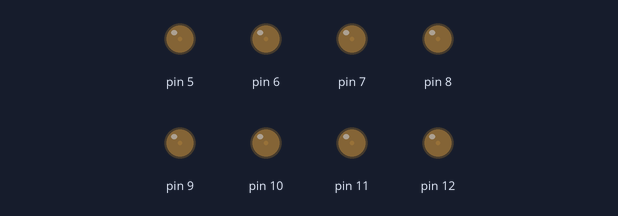
This sketch was run on a simulated Arduino Uno, built with avr-gcc and run on an emulated ATmega328P. On the bench: output pins drawn as LEDs (lit = HIGH).

Above: at 0.05 s.
At 0.9 s:
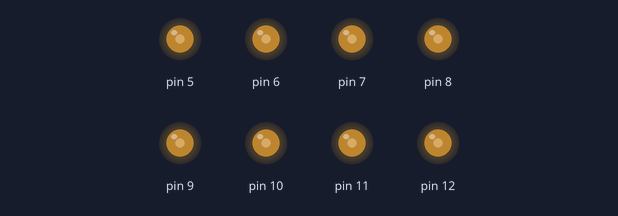
At 1.35 s:
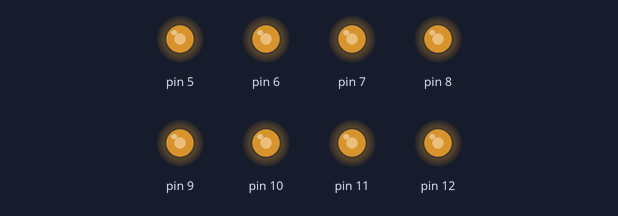
At 1.8 s:
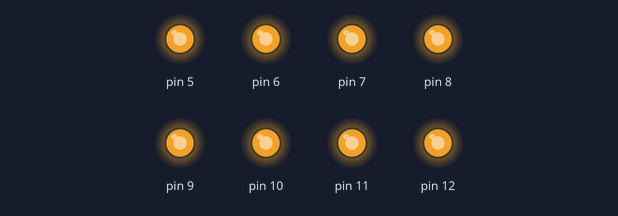
At 3.55 s:
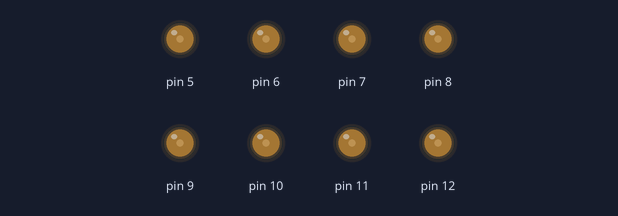
Timing chart, 0 to 5.8 s (numbered marks = the images above):
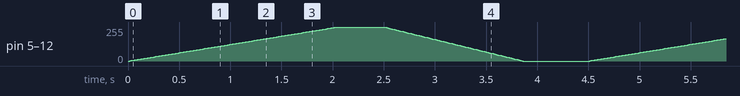

The sketch:

softPWM.ino
```cpp
//Modified from SoftPWM library example at: https://code.google.com/p/rogue-code/wiki/SoftPWMLibraryDocumentation#Usage_Example
//SoftPWM library must be installed
//NF for Design & Technology at LWHS Dec 2014 (modification: added all D&T "sleepyBoard" lamp board pins)

//Explanation: On the D&T lamp boards, only pins 5, 6, 9, 10, and 11 (not 7, 8, or 12) are "PWM enabled" and work with
//the analogWrite function. Built into the hardware on those pins is a way to toggle very quickly between on
//and off, leading to a dimmer or brighter LED, depending on the ratio of "on" times to "off" times.
//However, it's possible to replicate this effect in software, which is what the SoftPWM Arduino library does.

//Challenge 1: can you made the LEDs fade at different rates?
//Challenge 2: can you made the LEDs flicker like candles?

#include <SoftPWM.h>

int fadeInTime = 2500; //time in milliseconds that it will take the LED to fade in from 0 to 255.
int fadeOutTime = 2000; //time in milliseconds that it will take the LED to fade out from 255 to 0.

void setup()
{
  // Initialize
  SoftPWMBegin();

  for(int pin=5;pin<=12;pin++)
  {
    // Create and set pins 5-12 to off
    SoftPWMSet(pin, 0);
    // Set fade time for pins 5-12
    SoftPWMSetFadeTime(pin, fadeInTime, fadeOutTime);
  }
}

void loop()
{
  // Turn on the pins - set to 100%
  for(int pin=5;pin<=12;pin++)
  {
    SoftPWMSetPercent(pin, 100);
  }

  // Wait for LED to fade in
  delay(fadeInTime);

  // Turn off the pins - set to 0%
  for(int pin=5;pin<=12;pin++)
  {
    SoftPWMSetPercent(pin, 0);
  }

  // Wait for LED to fade out
  delay(fadeOutTime);
}
```
